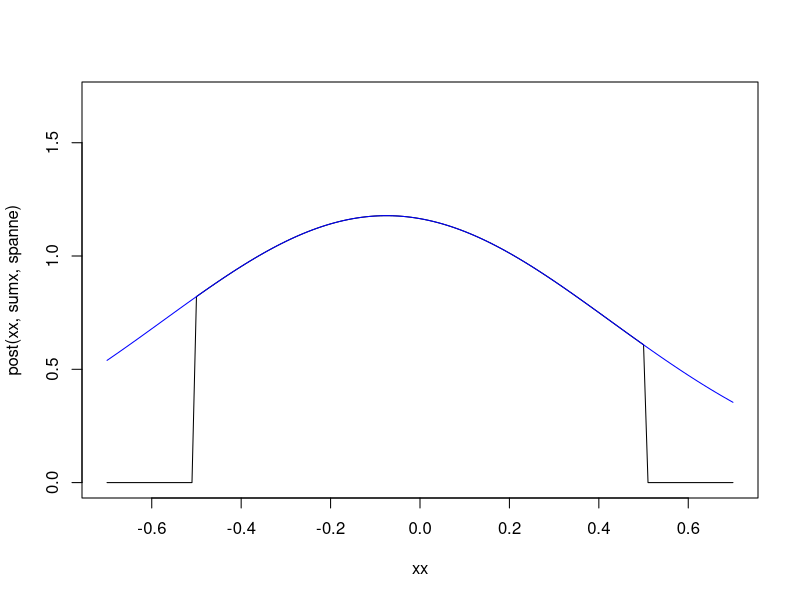
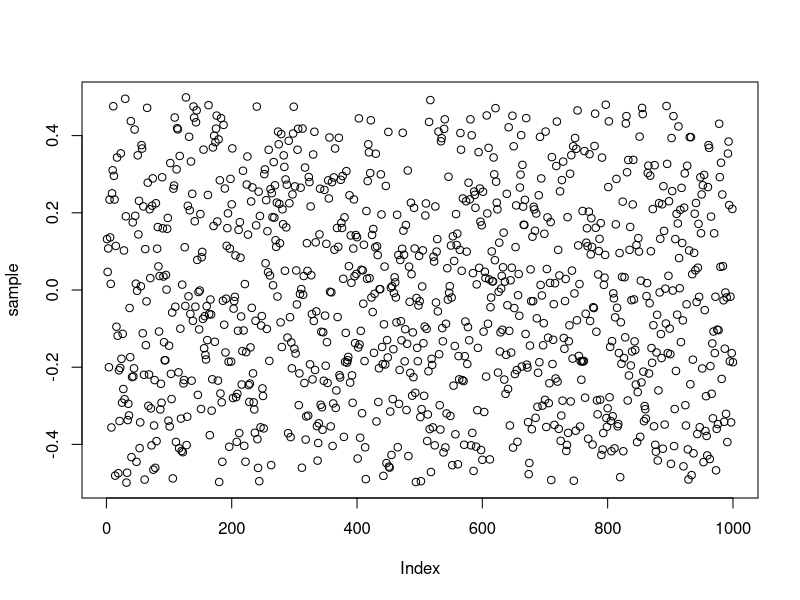
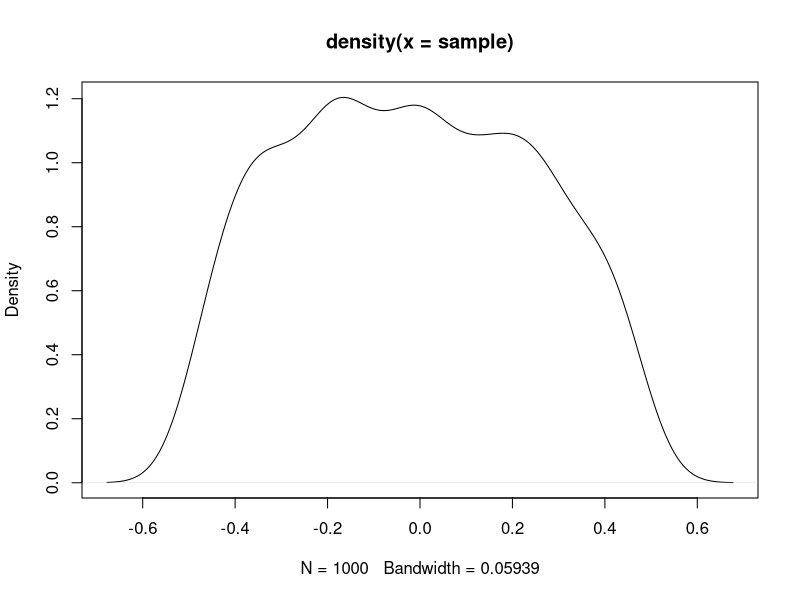
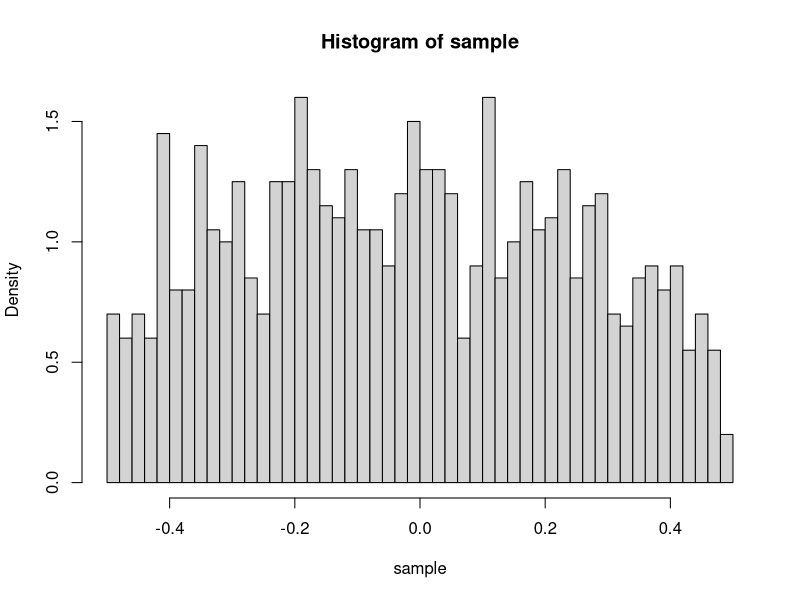
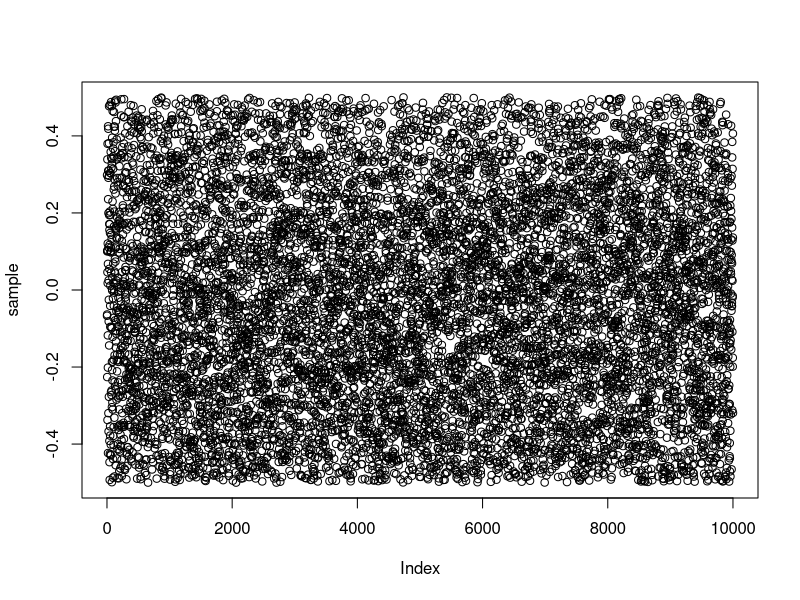
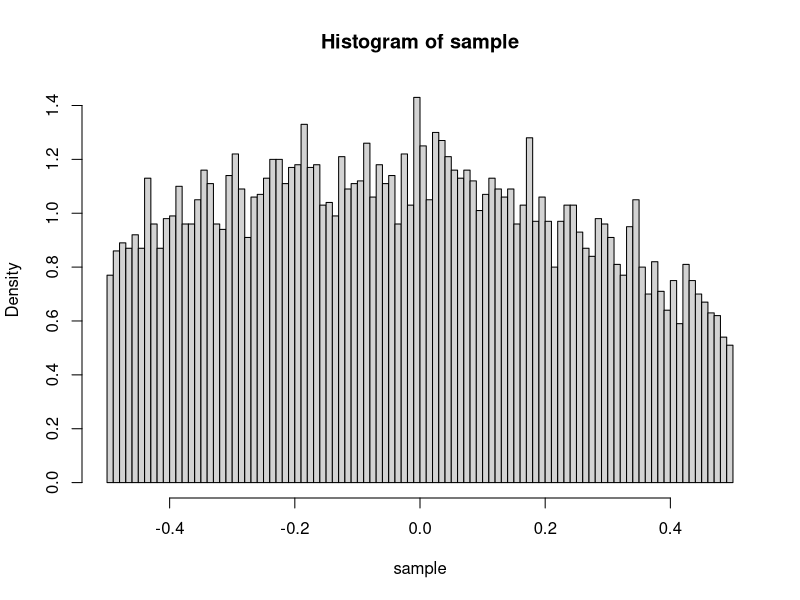
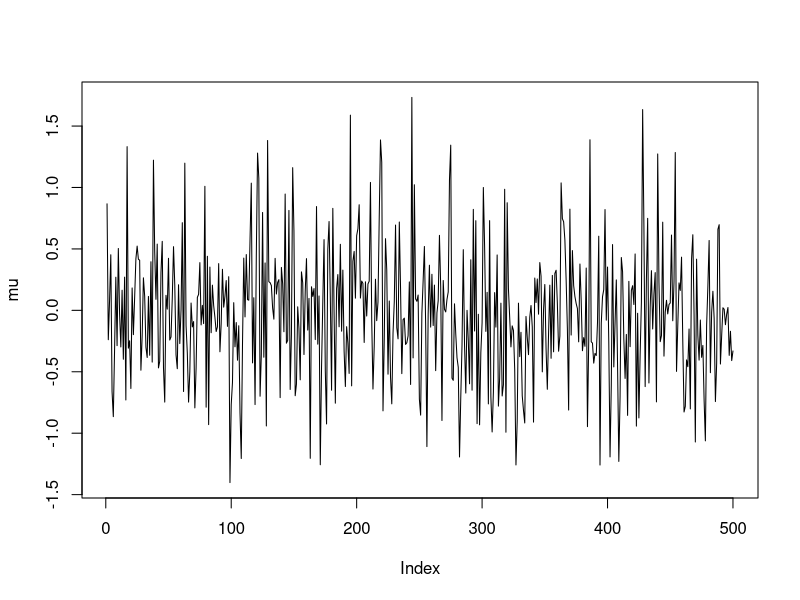
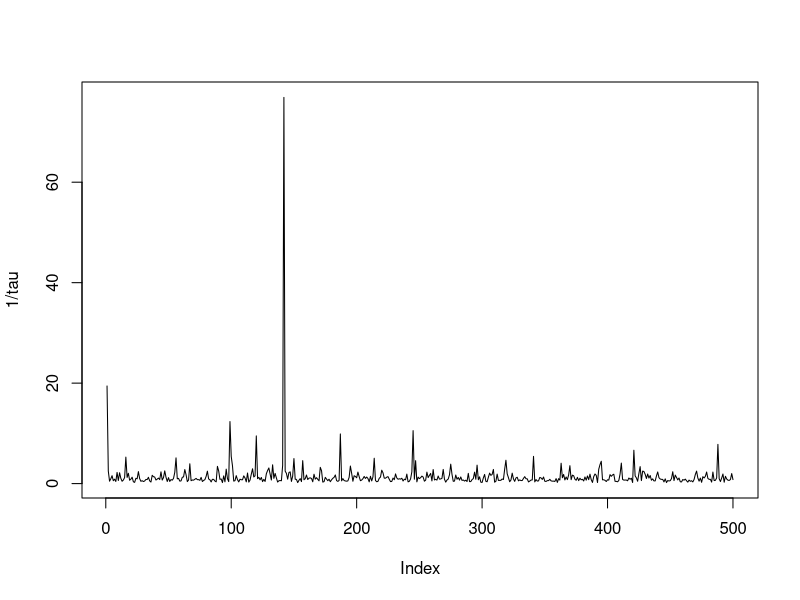

The R script that drew these images, in order:
## ---- chunk 1
knitr::opts_chunk$set(echo = TRUE, cache = TRUE)
## ---- chunk 2
x=c(1,0.2,-1.5)
n=3 
sumx <- sum(x)
unten <- pnorm(-.5, sumx/4, sd=1/2)
oben <- pnorm(.5, sumx/4, sd=1/2)
spanne <- oben-unten
xx <- seq(-.7,.7, by=0.01)
post<-function(x,sumx,spanne)
{
  y<-dnorm(x, sumx/4, 1/2)
  y <- y/spanne
  y[x< -.5]<-0
  y[x>.5]<-0
  return(y)
}
plot(xx, post(xx, sumx, spanne), type="l", ylim=c(0,1.7))

factor <- post(-.5, sumx, spanne)/dnorm(-.5,sumx/4,1/2)

lines(xx, factor*dnorm(xx,sumx/4,1/2), col="blue")

sample <- c()
N<-1000
while(N!=0)
{
  cat(".")
  prop <- rnorm(N, sumx/4, 1/2)
  alpha <- post(prop, sumx, spanne)/dnorm(prop, sumx/4, 1/2)/factor
  u <- runif(N)
  sample <- c(sample, prop[alpha>u])
  N <- 1000-length(sample)
}

plot(sample)
plot(density(sample))
hist(sample,breaks = 50, freq=FALSE)

draw.from.post<-function(N,mean,sd,unten=-.5,oben=.5)
{
  prop <- rnorm(N, mean, sd)
  while((sum(prop<unten)+sum(prop>oben))!=0)
  {
    prop[prop<unten]<-rnorm(sum(prop<unten),mean,sd)
    prop[prop>oben]<-rnorm(sum(prop>oben),mean,sd)
  }
  return(prop)
}
sample<-draw.from.post(10000,sumx/4,1/2,-.5,.5)
plot(sample)
hist(sample,breaks = 100, freq=FALSE)
## ---- chunk 3
I<-500

s0<-1
a<-1
b<-0.001
n<-length(x)

mu<-tau<-rep(NA,I+1)
tau[1]<-1000
mu[1]<-1

for (i in (1:I)+1)
{
  tau[i]<-rgamma(1,a+n/2,b+0.5*sum((x-mu[i-1])^2))
  m<-tau[i]*sumx
  s<-n*tau[i]+1/s0
  mu[i]<-rnorm(1,m/s,sqrt(1/s))
}

tau<-tau[-1]
mu<-mu[-1]

plot(mu,type="l")
plot(1/tau,type="l")
plot(tau,type="l")
plot(mu,tau)
plot(mu[1:10],(1/tau)[1:10],type="s")
plot(density(mu))
plot(density(1/tau))
## ---- chunk 4
I<-500

s0<-1
a<-1
b<-0.001
n<-length(x)

mu<-tau<-rep(NA,I+1)
tau[1]<-1000
mu[1]<-1

for (i in (1:I)+1)
{
  tau[i]<-rgamma(1,a+n/2,b+0.5*sum((x-mu[i-1])^2))
  m<-tau[i]*sumx
  s<-n*tau[i]+1/s0
  mu[i]<-draw.from.post(1,m/s,sqrt(1/s))
}

tau<-tau[-1]
mu<-mu[-1]

plot(mu,type="l")
plot(1/tau,type="l")
plot(tau,type="l")
plot(mu,tau)
plot(mu[1:10],(1/tau)[1:10],type="s")
plot(density(mu))
plot(density(1/tau))

hist(mu,breaks=100)
print(mean(mu))
print(mean(tau))
## ---- chunk 5
I<-500

s0<-1
a<-5
b<-1
n<-length(x)

mu<-tau<-rep(NA,I+1)
tau[1]<-1 # !
mu[1]<-.1 # !

log.fc.tau <- function(tau,n,sumxmu2)
{
  if (tau<0|tau>1)return(0)
  return<-n*log(tau)/2-tau*sumxmu2/2+log(dlnorm(tau))
  return(return)
}
## ---- chunk 6
for (i in (1:I)+1)
{
  taustern <- rnorm(1,tau[i-1],.1)
  sumxmu2<-sum((x-mu[i-1])^2)
  logalpha<-log.fc.tau(taustern,n,sumxmu2)-log.fc.tau(tau[i-1],n,sumxmu2)
  alpha<-exp(logalpha)
  if (runif(1)<alpha)
  {
    tau[i]<-taustern
  }
  else
  {
     tau[i]<-tau[i-1]
  }
  
  m<-tau[i]*sumx
  s<-n*tau[i]+1/s0
  mustern<-rnorm(1,m/s,sqrt(1/s))
  logalpha <- log(post(mustern,sumx,spanne))-log(post(mu[i-1],sumx,spanne))
  logalpha <- logalpha+log(dnorm(mu[i-1],m/s,sqrt(1/s)))-log(dnorm(mustern,m/s,sqrt(1/s)))
 alpha<-exp(logalpha)
 if(!is.na(alpha))if(!is.na(mustern))
   if (runif(1)<alpha)
  {
    mu[i]<-mustern
  }
  else
  {
    mu[i]<-mu[i-1]
  }
}
## ---- chunk 7
tau<-tau[-1]
mu<-mu[-1]

plot(mu,type="l")
plot(1/tau,type="l")
plot(tau,type="l")
plot(mu,tau)
plot(mu[1:10],(1/tau)[1:10],type="s")
plot(density(mu))
plot(density(1/tau))

hist(mu,breaks=100)
print(mean(mu))
print(mean(tau))
